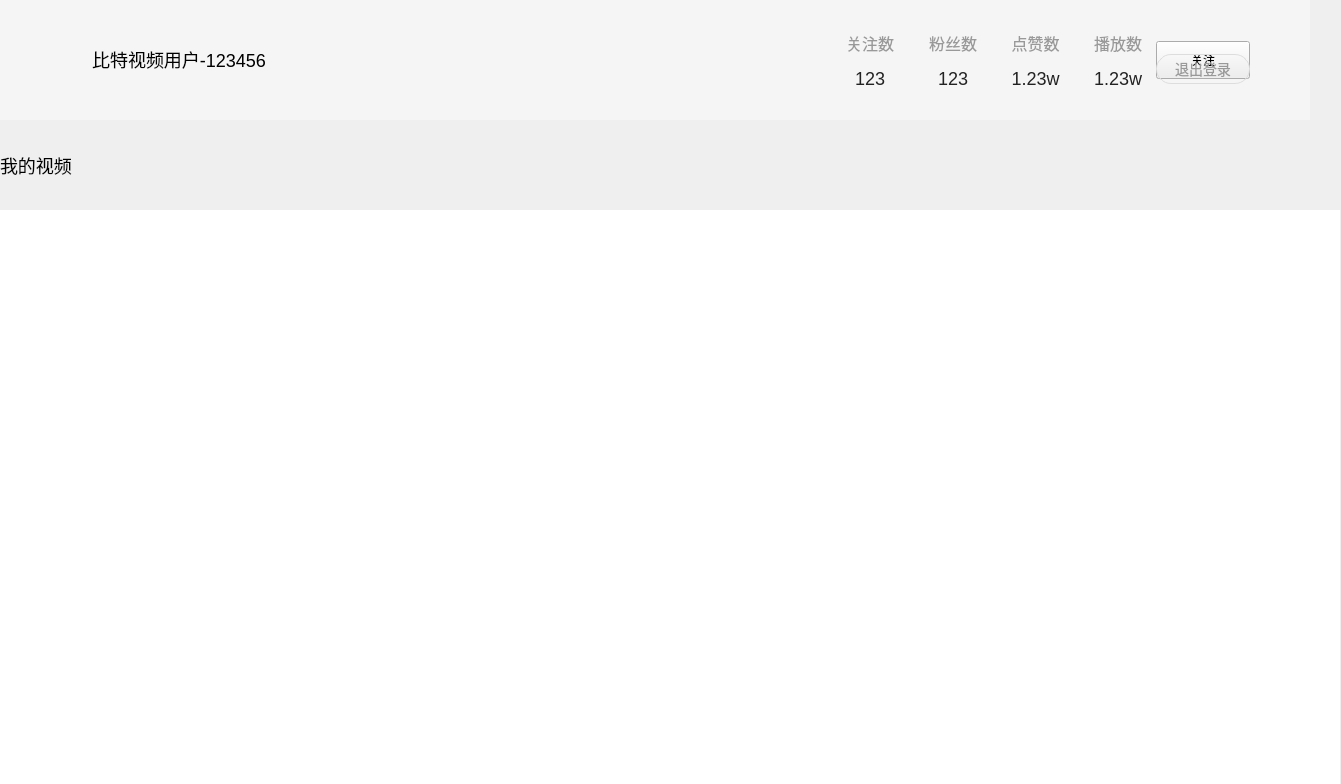
<?xml version="1.0" encoding="UTF-8"?>
<ui version="4.0">
 <class>MyselfWidget</class>
 <widget class="QWidget" name="MyselfWidget">
  <property name="geometry">
   <rect>
    <x>0</x>
    <y>0</y>
    <width>1341</width>
    <height>784</height>
   </rect>
  </property>
  <property name="windowTitle">
   <string>Form</string>
  </property>
  <layout class="QVBoxLayout" name="verticalLayout">
   <property name="spacing">
    <number>7</number>
   </property>
   <property name="leftMargin">
    <number>0</number>
   </property>
   <property name="topMargin">
    <number>0</number>
   </property>
   <property name="rightMargin">
    <number>0</number>
   </property>
   <property name="bottomMargin">
    <number>0</number>
   </property>
   <item>
    <widget class="QWidget" name="baseInfoArea" native="true">
     <property name="minimumSize">
      <size>
       <width>1310</width>
       <height>120</height>
      </size>
     </property>
     <property name="maximumSize">
      <size>
       <width>1310</width>
       <height>120</height>
      </size>
     </property>
     <property name="styleSheet">
      <string notr="true">#baseInfoArea{
    background-color : #F5F5F5;
}</string>
     </property>
     <layout class="QHBoxLayout" name="horizontalLayout">
      <property name="spacing">
       <number>0</number>
      </property>
      <property name="leftMargin">
       <number>24</number>
      </property>
      <property name="topMargin">
       <number>0</number>
      </property>
      <property name="rightMargin">
       <number>60</number>
      </property>
      <property name="bottomMargin">
       <number>0</number>
      </property>
      <item>
       <widget class="QWidget" name="userInfoBox" native="true">
        <property name="minimumSize">
         <size>
          <width>808</width>
          <height>0</height>
         </size>
        </property>
        <property name="maximumSize">
         <size>
          <width>808</width>
          <height>16777215</height>
         </size>
        </property>
        <property name="styleSheet">
         <string notr="true"/>
        </property>
        <layout class="QHBoxLayout" name="horizontalLayout_2">
         <property name="spacing">
          <number>8</number>
         </property>
         <property name="leftMargin">
          <number>0</number>
         </property>
         <property name="topMargin">
          <number>0</number>
         </property>
         <property name="rightMargin">
          <number>0</number>
         </property>
         <property name="bottomMargin">
          <number>0</number>
         </property>
         <item>
          <widget class="AvatarButton" name="avatarBtn">
           <property name="minimumSize">
            <size>
             <width>60</width>
             <height>60</height>
            </size>
           </property>
           <property name="maximumSize">
            <size>
             <width>60</width>
             <height>60</height>
            </size>
           </property>
           <property name="styleSheet">
            <string notr="true">#avatarBtn{
    background-color : transparent;
    border : none;
    border-radius : 30px;
    border-image : url(&quot;:/images/myself/defaultAvatar.png&quot;);
}</string>
           </property>
           <property name="text">
            <string/>
           </property>
           <property name="iconSize">
            <size>
             <width>60</width>
             <height>60</height>
            </size>
           </property>
          </widget>
         </item>
         <item>
          <widget class="MyPushButton" name="nicknameBtn">
           <property name="styleSheet">
            <string notr="true">#nicknameBtn{
    border : none;
    font-size : 18px;
    font-family : 微软雅黑;
}</string>
           </property>
           <property name="text">
            <string>比特视频用户-123456</string>
           </property>
          </widget>
         </item>
         <item>
          <widget class="QPushButton" name="settingBtn">
           <property name="minimumSize">
            <size>
             <width>54</width>
             <height>17</height>
            </size>
           </property>
           <property name="maximumSize">
            <size>
             <width>54</width>
             <height>17</height>
            </size>
           </property>
           <property name="styleSheet">
            <string notr="true">#settingBtn{
    border : none;
    border-image : url(&quot;:/images/myself/xiugai.png&quot;);
}</string>
           </property>
           <property name="text">
            <string/>
           </property>
          </widget>
         </item>
         <item>
          <spacer name="horizontalSpacer">
           <property name="orientation">
            <enum>Qt::Orientation::Horizontal</enum>
           </property>
           <property name="sizeHint" stdset="0">
            <size>
             <width>545</width>
             <height>20</height>
            </size>
           </property>
          </spacer>
         </item>
        </layout>
       </widget>
      </item>
      <item>
       <widget class="QWidget" name="videoNumBox" native="true">
        <property name="styleSheet">
         <string notr="true"/>
        </property>
        <layout class="QGridLayout" name="gridLayout">
         <property name="leftMargin">
          <number>0</number>
         </property>
         <property name="topMargin">
          <number>31</number>
         </property>
         <property name="rightMargin">
          <number>0</number>
         </property>
         <property name="bottomMargin">
          <number>31</number>
         </property>
         <property name="horizontalSpacing">
          <number>7</number>
         </property>
         <property name="verticalSpacing">
          <number>14</number>
         </property>
         <item row="0" column="0">
          <widget class="QLabel" name="attentionLabel">
           <property name="styleSheet">
            <string notr="true">#attentionLabel{
     font-family : 微软雅黑;
     font-size : 16px;
     color : #999999;
}</string>
           </property>
           <property name="text">
            <string>关注数</string>
           </property>
           <property name="alignment">
            <set>Qt::AlignmentFlag::AlignCenter</set>
           </property>
          </widget>
         </item>
         <item row="0" column="1">
          <widget class="QLabel" name="fansLabel">
           <property name="styleSheet">
            <string notr="true">#fansLabel{
     font-family : 微软雅黑;
     font-size : 16px;
     color : #999999;
}</string>
           </property>
           <property name="text">
            <string>粉丝数</string>
           </property>
           <property name="alignment">
            <set>Qt::AlignmentFlag::AlignCenter</set>
           </property>
          </widget>
         </item>
         <item row="0" column="2">
          <widget class="QLabel" name="likeLabel">
           <property name="styleSheet">
            <string notr="true">#likeLabel{
     font-family : 微软雅黑;
     font-size : 16px;
     color : #999999;
}</string>
           </property>
           <property name="text">
            <string>点赞数</string>
           </property>
           <property name="alignment">
            <set>Qt::AlignmentFlag::AlignCenter</set>
           </property>
          </widget>
         </item>
         <item row="0" column="3">
          <widget class="QLabel" name="playLabel">
           <property name="styleSheet">
            <string notr="true">#playLabel{
     font-family : 微软雅黑;
     font-size : 16px;
     color : #999999;
}</string>
           </property>
           <property name="text">
            <string>播放数</string>
           </property>
           <property name="alignment">
            <set>Qt::AlignmentFlag::AlignCenter</set>
           </property>
          </widget>
         </item>
         <item row="1" column="0">
          <widget class="QLabel" name="attentionCountLabel">
           <property name="styleSheet">
            <string notr="true">#attentionCountLabel{
    font-family : 微软雅黑;
    font-size : 18px;
    color : #222222;
}</string>
           </property>
           <property name="text">
            <string>123</string>
           </property>
           <property name="alignment">
            <set>Qt::AlignmentFlag::AlignCenter</set>
           </property>
          </widget>
         </item>
         <item row="1" column="1">
          <widget class="QLabel" name="fansCountLabel">
           <property name="styleSheet">
            <string notr="true">#fansCountLabel{
    font-family : 微软雅黑;
    font-size : 18px;
    color : #222222;
}</string>
           </property>
           <property name="text">
            <string>123</string>
           </property>
           <property name="alignment">
            <set>Qt::AlignmentFlag::AlignCenter</set>
           </property>
          </widget>
         </item>
         <item row="1" column="2">
          <widget class="QLabel" name="likeCountLabel">
           <property name="styleSheet">
            <string notr="true">#likeCountLabel{
    font-family : 微软雅黑;
    font-size : 18px;
    color : #222222;
}</string>
           </property>
           <property name="text">
            <string>1.23w</string>
           </property>
           <property name="alignment">
            <set>Qt::AlignmentFlag::AlignCenter</set>
           </property>
          </widget>
         </item>
         <item row="1" column="3">
          <widget class="QLabel" name="playCountLabel">
           <property name="styleSheet">
            <string notr="true">#playCountLabel{
    font-family : 微软雅黑;
    font-size : 18px;
    color : #222222;
}</string>
           </property>
           <property name="text">
            <string>1.23w</string>
           </property>
           <property name="alignment">
            <set>Qt::AlignmentFlag::AlignCenter</set>
           </property>
          </widget>
         </item>
        </layout>
       </widget>
      </item>
      <item>
       <widget class="QWidget" name="btnBox" native="true">
        <property name="minimumSize">
         <size>
          <width>94</width>
          <height>0</height>
         </size>
        </property>
        <property name="maximumSize">
         <size>
          <width>94</width>
          <height>16777215</height>
         </size>
        </property>
        <property name="styleSheet">
         <string notr="true"/>
        </property>
        <widget class="AttentionButton" name="attentionBtn">
         <property name="geometry">
          <rect>
           <x>0</x>
           <y>41</y>
           <width>94</width>
           <height>38</height>
          </rect>
         </property>
         <property name="text">
          <string>关注</string>
         </property>
        </widget>
        <widget class="QPushButton" name="quitBtn">
         <property name="geometry">
          <rect>
           <x>0</x>
           <y>54</y>
           <width>94</width>
           <height>30</height>
          </rect>
         </property>
         <property name="styleSheet">
          <string notr="true">#quitBtn{
    border : 1px solid #DDDDDD;
    border-radius : 15px;
    font-family : 微软雅黑;
    color : #999999;
    font-size : 14px;
}</string>
         </property>
         <property name="text">
          <string>退出登录</string>
         </property>
        </widget>
       </widget>
      </item>
     </layout>
    </widget>
   </item>
   <item>
    <widget class="QWidget" name="titleBar" native="true">
     <property name="minimumSize">
      <size>
       <width>1310</width>
       <height>76</height>
      </size>
     </property>
     <property name="maximumSize">
      <size>
       <width>1310</width>
       <height>76</height>
      </size>
     </property>
     <property name="styleSheet">
      <string notr="true"/>
     </property>
     <layout class="QHBoxLayout" name="horizontalLayout_3">
      <property name="spacing">
       <number>0</number>
      </property>
      <property name="leftMargin">
       <number>0</number>
      </property>
      <property name="topMargin">
       <number>0</number>
      </property>
      <property name="bottomMargin">
       <number>0</number>
      </property>
      <item>
       <widget class="QLabel" name="myVideoLabel">
        <property name="styleSheet">
         <string notr="true">#myVideoLabel{
    font-family : 微软雅黑;
    font-size : 18px;
}</string>
        </property>
        <property name="text">
         <string>我的视频</string>
        </property>
       </widget>
      </item>
      <item>
       <spacer name="horizontalSpacer_2">
        <property name="orientation">
         <enum>Qt::Orientation::Horizontal</enum>
        </property>
        <property name="sizeHint" stdset="0">
         <size>
          <width>1110</width>
          <height>20</height>
         </size>
        </property>
       </spacer>
      </item>
      <item>
       <widget class="QPushButton" name="uploadVideoBtn">
        <property name="minimumSize">
         <size>
          <width>116</width>
          <height>30</height>
         </size>
        </property>
        <property name="maximumSize">
         <size>
          <width>116</width>
          <height>30</height>
         </size>
        </property>
        <property name="styleSheet">
         <string notr="true">#uploadVideoBtn{
    border-radius : 15px;
    border-image : url(&quot;:/images/myself/shangchuanshipin.png&quot;);
}</string>
        </property>
        <property name="text">
         <string/>
        </property>
       </widget>
      </item>
     </layout>
    </widget>
   </item>
   <item>
    <widget class="QWidget" name="videoInfoArea" native="true">
     <property name="minimumSize">
      <size>
       <width>1340</width>
       <height>0</height>
      </size>
     </property>
     <property name="maximumSize">
      <size>
       <width>1340</width>
       <height>16777215</height>
      </size>
     </property>
     <property name="styleSheet">
      <string notr="true"/>
     </property>
     <layout class="QVBoxLayout" name="verticalLayout_2">
      <property name="spacing">
       <number>0</number>
      </property>
      <property name="leftMargin">
       <number>0</number>
      </property>
      <property name="topMargin">
       <number>0</number>
      </property>
      <property name="rightMargin">
       <number>0</number>
      </property>
      <property name="bottomMargin">
       <number>0</number>
      </property>
      <item>
       <widget class="QScrollArea" name="scrollArea">
        <property name="styleSheet">
         <string notr="true">#scrollArea{
    border : none;
    background-color : #FFFFFF;
}

QScrollBar::vertical{
    border : none;
    background-color : #FFFFFF;
    width : 10px;
}

QScrollBar::handle:vertical{
    border : none;
    border-radius : 5px;
    background-color : #E8E8E8;
    min-height : 134px;
}

QScroll::up-arrow:vertical, QScrollBar::down-arrow:vertical
{
     border : none;
     width : 0px;
     height : 0px;
}



</string>
        </property>
        <property name="horizontalScrollBarPolicy">
         <enum>Qt::ScrollBarPolicy::ScrollBarAlwaysOff</enum>
        </property>
        <property name="widgetResizable">
         <bool>true</bool>
        </property>
        <widget class="QWidget" name="scrollAreaWidgetContents">
         <property name="geometry">
          <rect>
           <x>0</x>
           <y>0</y>
           <width>1340</width>
           <height>574</height>
          </rect>
         </property>
         <property name="styleSheet">
          <string notr="true">#scrollAreaWidgetContents{
    background-color : #FFFFFF;
}</string>
         </property>
         <layout class="QVBoxLayout" name="verticalLayout_3">
          <property name="spacing">
           <number>0</number>
          </property>
          <property name="leftMargin">
           <number>0</number>
          </property>
          <property name="topMargin">
           <number>0</number>
          </property>
          <property name="rightMargin">
           <number>0</number>
          </property>
          <property name="bottomMargin">
           <number>0</number>
          </property>
          <item>
           <widget class="QWidget" name="container" native="true">
            <layout class="QVBoxLayout" name="verticalLayout_4">
             <property name="spacing">
              <number>0</number>
             </property>
             <property name="leftMargin">
              <number>0</number>
             </property>
             <property name="topMargin">
              <number>0</number>
             </property>
             <property name="rightMargin">
              <number>0</number>
             </property>
             <property name="bottomMargin">
              <number>0</number>
             </property>
             <item>
              <layout class="QGridLayout" name="layout">
               <property name="leftMargin">
                <number>5</number>
               </property>
               <property name="spacing">
                <number>20</number>
               </property>
              </layout>
             </item>
            </layout>
           </widget>
          </item>
         </layout>
        </widget>
       </widget>
      </item>
     </layout>
    </widget>
   </item>
  </layout>
 </widget>
 <customwidgets>
  <customwidget>
   <class>AvatarButton</class>
   <extends>QPushButton</extends>
   <header location="global">avatarbutton.h</header>
  </customwidget>
  <customwidget>
   <class>AttentionButton</class>
   <extends>QPushButton</extends>
   <header location="global">myselfwidget.h</header>
  </customwidget>
  <customwidget>
   <class>MyPushButton</class>
   <extends>QPushButton</extends>
   <header location="global">avatarbutton.h</header>
  </customwidget>
 </customwidgets>
 <resources/>
 <connections/>
</ui>
